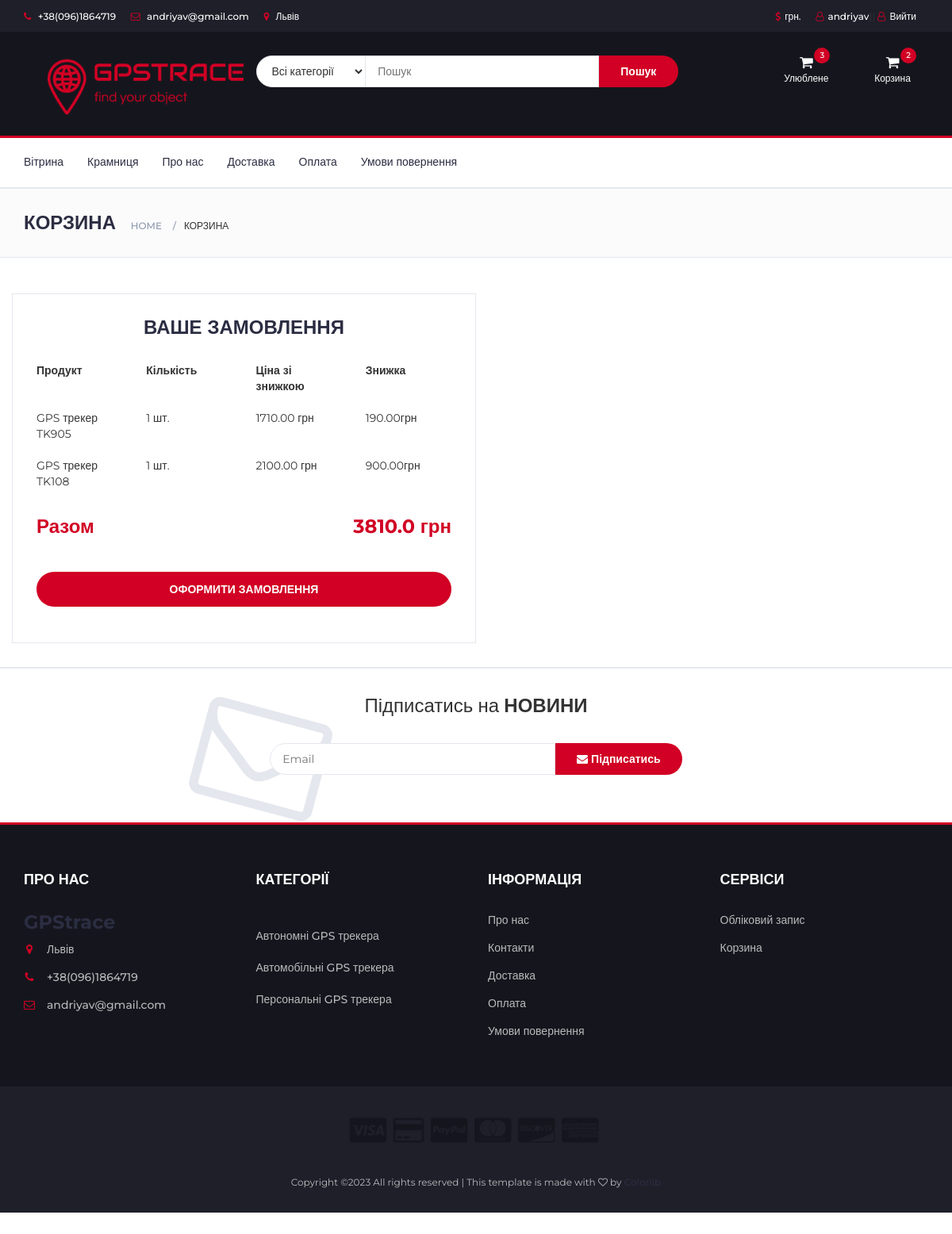
The app's page /cart (signed in), older data.
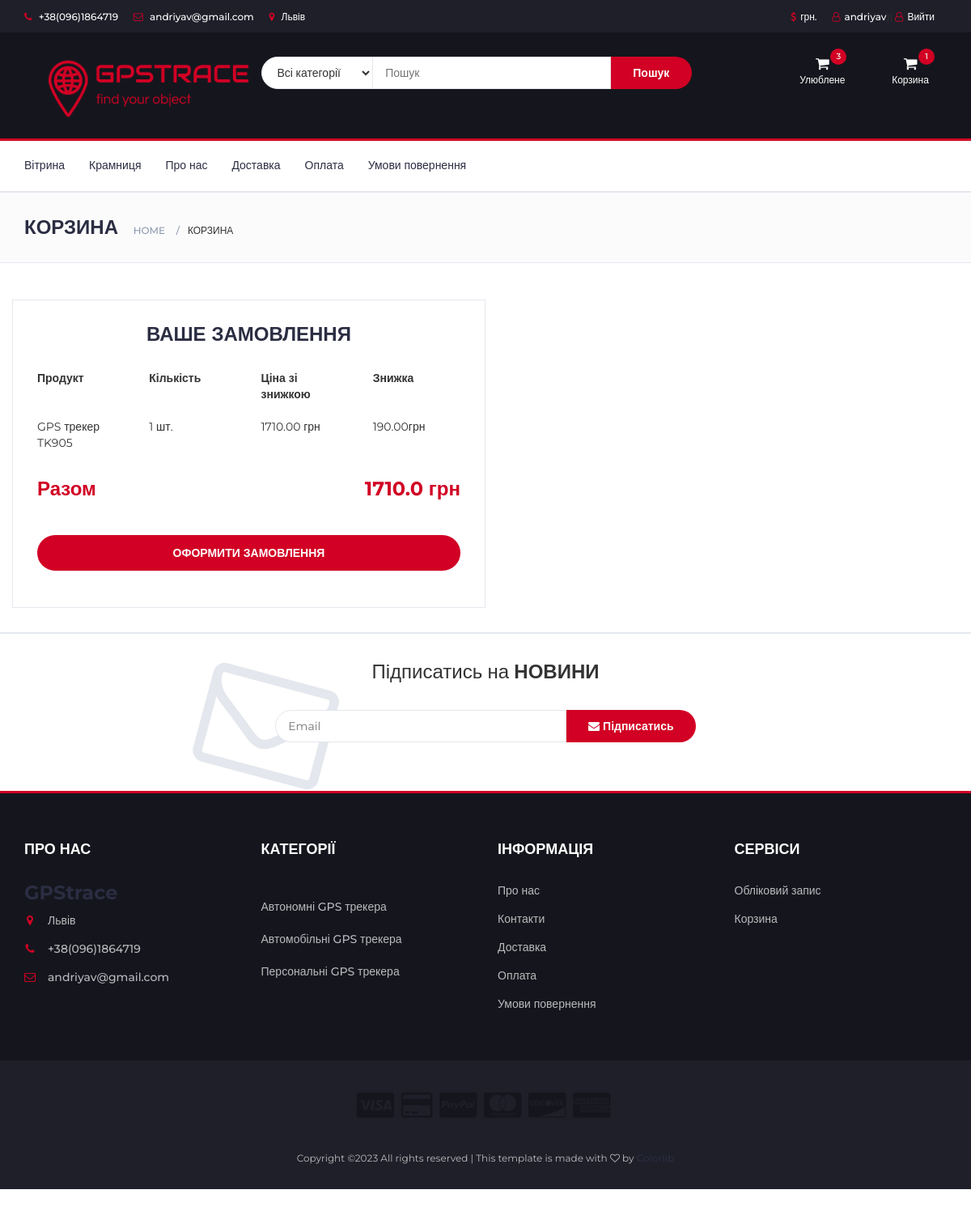
The same page, newer data.
### account/models.py (models this page shows, shortened)
class UserBase(AbstractBaseUser, PermissionsMixin):
    email = models.EmailField(_('Електронна адреса'), unique=True)
    user_name = models.CharField(max_length=150, unique=True)
    first_name = models.CharField(max_length=150, blank=True)
    about = models.TextField(_(
        'about'), max_length=500, blank=True)
    phone_number = models.CharField(max_length=15, blank=True)
    postcode = models.CharField(max_length=12, blank=True)
    address_line_1 = models.CharField(max_length=150, blank=True)
    address_line_2 = models.CharField(max_length=150, blank=True)
    town_city = models.CharField(max_length=150, blank=True)
    is_active = models.BooleanField(default=False)
    is_staff = models.BooleanField(default=False)
    created = models.DateTimeField(auto_now_add=True)
    updated = models.DateTimeField(auto_now=True)
    objects = CustomAccountManager()
    USERNAME_FIELD = 'email'
    REQUIRED_FIELDS = ['user_name']

### store/models.py (models this page shows, shortened)
class Order(models.Model):
    user = models.ForeignKey(settings.AUTH_USER_MODEL,
                             on_delete=models.CASCADE, null=True, blank=True)
    items = models.ManyToManyField(OrderItem)
    start_date = models.DateTimeField(auto_now_add=True)
    ordered_date = models.DateTimeField()
    ordered = models.BooleanField(default=False)
    ordered_date = models.DateTimeField(null=True)
    first_name = models.CharField(max_length=200,  blank=True, null=True)
    last_name = models.CharField(max_length=200, null=True)
    email = models.CharField(max_length=200, null=True)
    street_address = models.CharField(max_length=200, null=True)
    city = models.CharField(max_length=200, null=True)
    index = models.CharField(max_length=200, null=True)
    phone = models.CharField(max_length=200, null=True)
    first_name_np = models.CharField(max_length=200, blank=True, null=True)
    last_name_np = models.CharField(max_length=200, null=True)
    phone_np = models.CharField(max_length=200, null=True)
    city_np = models.CharField(max_length=200, null=True)
    address_np = models.CharField(max_length=200, null=True)
    order_notes = models.TextField(max_length=5000, null=True, blank=True)
    def get_total(self):
        total = 0
        for order_item in self.items.all():
            total += order_item.get_final_price()
        return total

class OrderItem(models.Model):
    user = models.ForeignKey(settings.AUTH_USER_MODEL,
                             on_delete=models.CASCADE, null=True, blank=True)
    ordered = models.BooleanField(default=False)
    item = models.ForeignKey(Item, on_delete=models.CASCADE)
    quantity = models.IntegerField(default=1)
    def get_total_item_price(self):
        if self.item.discount:
            return self.quantity * (self.item.price - (self.item.price * (self.item.discount / 100)))
        else:
            return self.quantity * self.item.price
    def get_final_price(self):
        return self.get_total_item_price()

class Item(models.Model):
    title = models.CharField(max_length=100, null=True, verbose_name='Назва товару')
    slug = models.SlugField(max_length=100, unique=True, db_index=True, null=True)
    photo = models.ImageField(upload_to='img', null=True)
    price = models.FloatField(blank=True, null=True, verbose_name='Ціна товару')
    discount = models.IntegerField(blank=True, null=True, verbose_name='Знижка у %')
    short_description = models.TextField(max_length=5000, null=True, blank=True, verbose_name='Короткий опис')
    description = models.TextField(max_length=5000, null=True, blank=True, verbose_name='Опис')
    details = models.TextField(max_length=5000, null=True, blank=True, verbose_name='Деталі')
    label = models.CharField(choices=LABEL_CHOICES, max_length=20, null=True, blank=True, verbose_name='Акційна мітка')
    battery = models.IntegerField(choices=BATTERY_CHOICES, null=True, blank=True,
                               verbose_name='Ємність акумуляторної батареї')
    cat = models.ForeignKey('Category', on_delete=models.PROTECT, null=True)
    quantity = models.IntegerField(default=1)
    def discount_price_calculation(self):
        self.discount_price = self.price - (self.price * (self.discount / 100))
        return self.discount_price
    def discount_save_calculation(self):
        self.discount_save = self.price - self.discount_price
        return self.discount_save

class Category(models.Model):
    name = models.CharField(max_length=100, db_index=True, verbose_name='Категорія')
    slug = models.SlugField(max_length=255, unique=True, db_index=True, verbose_name='URL', null=True)
    def get_absolute_url(self):
        return reverse('category', kwargs={'cat_slug': self.slug})

### store/views.py (the view)
# urls.py: path('cart', CartView.as_view(), name='cart'),
class CartView(LoginRequiredMixin, ListView):
    login_url = '/account/login/'
    redirect_field_name = 'cart'
    def get(self, *args, **kwargs):
        try:
            order = Order.objects.get(user=self.request.user, ordered=False)
            context = {
                'object': order
            }
            return render(self.request, 'store/cart.html', context)
        except ObjectDoesNotExist:
            messages.warning(self.request, "У Вас не має активних замовлень")
            return redirect("/")

### store/templates/store/cart.html (shortened to what this page needs)
<!DOCTYPE html>
{% load static %}
<html lang="en">
	<head>
 		<link type="text/css" rel="stylesheet" href="{% static 'css/bootstrap.min.css' %}"/>
 		<link type="text/css" rel="stylesheet" href="{% static 'css/slick.css' %}"/>
 		<link type="text/css" rel="stylesheet" href="{% static 'css/slick-theme.css' %}"/>
 		<link type="text/css" rel="stylesheet" href="{% static 'css/nouislider.min.css' %}"/>
 		<link rel="stylesheet" href="{% static 'css/font-awesome.min.css' %}">
 		<link type="text/css" rel="stylesheet" href="{% static 'css/style.css' %}"/>
    </head>
	<body>
{% include "store/navbar.html" %}
		<div id="breadcrumb" class="section">
			<div class="container">
				<div class="row">
					<div class="col-md-10">
						<h3 class="breadcrumb-header">Корзина</h3>
						<ul class="breadcrumb-tree">
							<li><a href="#">Home</a></li>
							<li class="active">Корзина</li>
						</ul>
					</div>
				</div>
			</div>
		</div>
		<div class="section">
			<div class="container">
				<div class="row">
                       {% if object.items.all %}
					<div class="col-md-6 order-details">
						<div class="section-title text-center" align="left">
							<h3 class="title">Ваше замовлення</h3>
						</div>
						<div class="order-summary">
							<div class="row">
							<div class="col-sm-3"><strong>Продукт</strong></div>
							<div class="col-sm-3"><strong>Кількість</strong></div>
							<div class="col-sm-3"><strong>Ціна зі знижкою</strong></div>
							<div class="col-sm-3"><strong>Знижка</strong></div>
							</div>
							{% for order_item in object.items.all %}
							<div class="row">
								<br>
								<div class="col-sm-3">{{order_item.item.title}}</div>
								<div class="col-sm-3">{{order_item.quantity}} шт.</div>
									{% if order_item.item.discount %}
								<div class="col-sm-3">
									{{order_item.item.discount_price_calculation | floatformat:2}} грн</div>
									{% else %}
									<div class="col-sm-3">
									{{order_item.item.price}} грн.</div>
									{% endif %}
									{% if order_item.item.discount %}
								<div class="col-sm-3">{{ order_item.item.discount_save_calculation | floatformat:2 }}грн</div>
									{% endif %}
							</div>
							{% endfor %}
							<br>
							<div class="order-col">
								<div class="order-total"><strong>Разом</strong></div>
								<div><strong class="order-total">{{object.get_total|floatformat:1}} грн</strong></div>
							</div>
						<a href="{% url 'checkout' %}" class="primary-btn order-submit">Оформити замовлення</a>
					</div>
				</div>
			</div>
		</div>
	{% else %}
	<h3> Ваша корзина пуста </h3>
	{% endif %}
			</body>
</html>
{% include "store/footer.html" %}

### store/templates/store/navbar.html (shortened to what this page needs)
<!DOCTYPE html>
{% load static %}
{% load store_tags %}
 <html lang="en">
    <head>
<link type="text/css" rel="stylesheet" href="{% static 'css/bootstrap.min.css' %}"/>
<link type="text/css" rel="stylesheet" href="{% static 'css/slick.css' %}"/>
<link type="text/css" rel="stylesheet" href="{% static 'css/slick-theme.css' %}"/>
<link type="text/css" rel="stylesheet" href="{% static 'css/nouislider.min.css' %}"/>
<link rel="stylesheet" href="{% static 'css/font-awesome.min.css' %}">
<link type="text/css" rel="stylesheet" href="{% static 'css/style.css' %}"/>
	</head>
<header>
    <div id="top-header">
        <div class="container">
            <ul class="header-links pull-left">
                <li><a href="#"><i class="fa fa-phone"></i> +38(096)1864719</a></li>
                <li><a href="#"><i class="fa fa-envelope-o"></i> andriyav@gmail.com</a></li>
                <li><a href="#"><i class="fa fa-map-marker"></i> Львів</a></li>
            </ul>
            <ul class="header-links pull-right">
                <li><a href="#"><i class="fa fa-dollar"></i>грн.</a></li>
                {% if request.user.is_authenticated %}
                <li><a href="{% url "account:dashboard" %}"><i class="fa fa-user-o"></i>{{ user.user_name }}</a>}|
                    <a href="{% url 'logout'  %}"><i class="fa fa-user-o"></i>Вийти</li>
                {% else %}
                <li><a href="{% url "account:login" %}"><i class="fa fa-user-o"></i>Обліковий запис</a></li>
                {% endif %}
            </ul>
        </div>
    </div>
    <div id="header">
        <div class="container">
            <div class="row">
                <div class="col-md-3">
                    <div class="header-logo">
                        <a href="{% url 'home' %}" class="logo">
                            <img src="{% static './img/logo.png' %}" alt="">
                        </a>
                    </div>
                </div>
                    <div class="col-md-6">
                    <div class="header-search">
                        <form action="{% url 'search' %}" method="get">
                            <select class="input-select" name="drop" onchange="javascript:
									if(this.value != '0') this.form.submit();">
                                <option value="" >Всі категорії</option>
                            </select>
                            <input class="input" type="text" name="q" placeholder="Пошук">
                            <button class="search-btn">Пошук</button>
                        </form>
                    </div>
                </div>
                <div class="cart-manu">
                <div class="col-md-3 clearfix">
                    <div class="header-ctn">
                         <div class="dropdown">
                            <a class="dropdown-toggle" data-toggle="dropdown" aria-expanded="true">
                                <i class="fa fa-shopping-cart"></i>
                                <span>Улюблене</span>
                                <div class="qty">{{ request.user|favorite_item_count }}</div>
                            </a>
                        </div>
                        <div class="dropdown">
                            <a class="dropdown-toggle"  data-toggle="dropdown" aria-expanded="true" >
                                <i class="fa fa-shopping-cart" ></i>
                                    <span>Корзина</span>
                                {% if user.is_authenticated %}
                                <div class="qty">{{ request.user|cart_item_count }}</div>
                                {% endif %}
								</div>
                            </div>
                        </div>
                    </div>
            </div>
</header>
<nav id="navigation">
    <div class="container">
        <div id="responsive-nav">
            <ul class="main-nav nav navbar-nav">
                <li><a href="{% url 'home' %}">Вітрина</a></li>
                <li><a href="{% url 'index' %}">Крамниця</a></li>
                <li><a href="{% url 'about' %}">Про нас</a></li>
                <li><a href="{% url 'delivery' %}">Доставка</a></li>
                <li><a href="{% url 'payment' %}">Оплата</a></li>
                <li><a href="{% url 'return_terms' %}">Умови повернення</a></li>
            </ul>
        </div>
    </div>
</nav>

### store/templates/store/list_categories.html
{% load static %}
<ul>
    {% for c in cats %}
    <div><br></div>
    <li><a href="{{c.get_absolute_url}}">{{c.name}}</a></li>
    {% endfor %}
</ul>

Row changes from the older to the newer data that the page shows:
no longer on this page (row edited): OrderItem: item "GPS трекер TK108", quantity "1", item.discount_price_calculation "2100.00", item.discount_save_calculation "900.00"
no longer on this page (row edited): Order: get_total "3810.0"
computed for UserBase "andriyav": user|cart_item_count "2" → "1"
added Order: get_total "1710.0"
